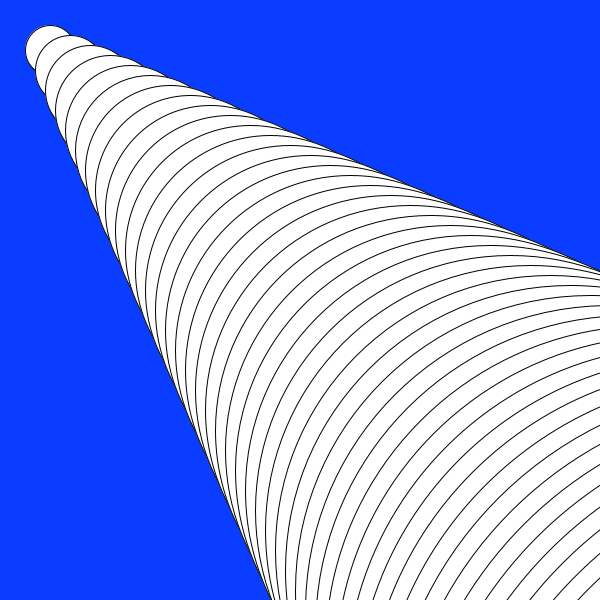
Frame 1 (no input)
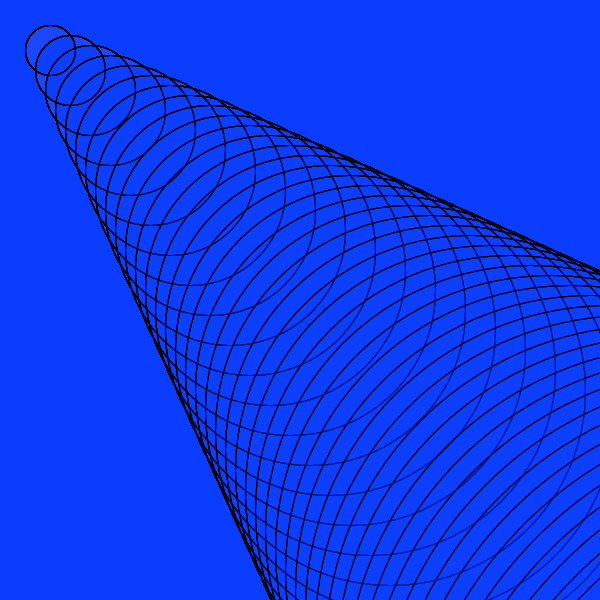
Frame 60 (the mouse pressed at the canvas centre just before this capture)
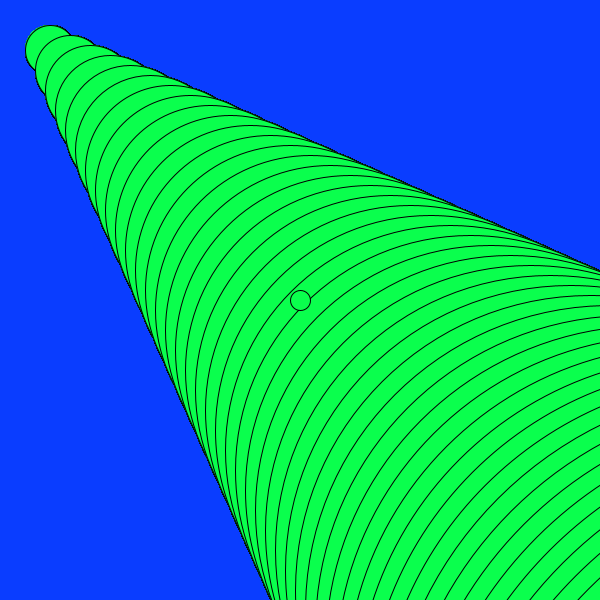
Frame 120 (the mouse held since frame 60 and released just before this capture)

The Processing sketch that drew these frames (run headless with seeded random() and noise(); from frame 60 on, the mouse is pressed at the canvas centre):

// Processing sketch: processing_40339
// ── processing_40339.pde

/* 
click to draw paint circles
*/





int as;

void setup() {
  size (600, 600);
  background (#0A3DFF);
  smooth();
  as = 20;

}

void draw() 
{  

  
   
     
      for (int i = 50; i < 1000; i = i+20) 
      {
        ellipse(i, i, i, i);
      }

      int qw = mouseX - (mouseX % as);
      int zx = mouseY - (mouseY % as );
      fill(255, 0, 0, 80);
      
  {  
  if (mousePressed == true) {
   
    fill(#0AFF4D);
  ellipse(mouseX, mouseY, as, as);
} else {
    fill(#0A3DFF,10);
  
}
  

}

}
